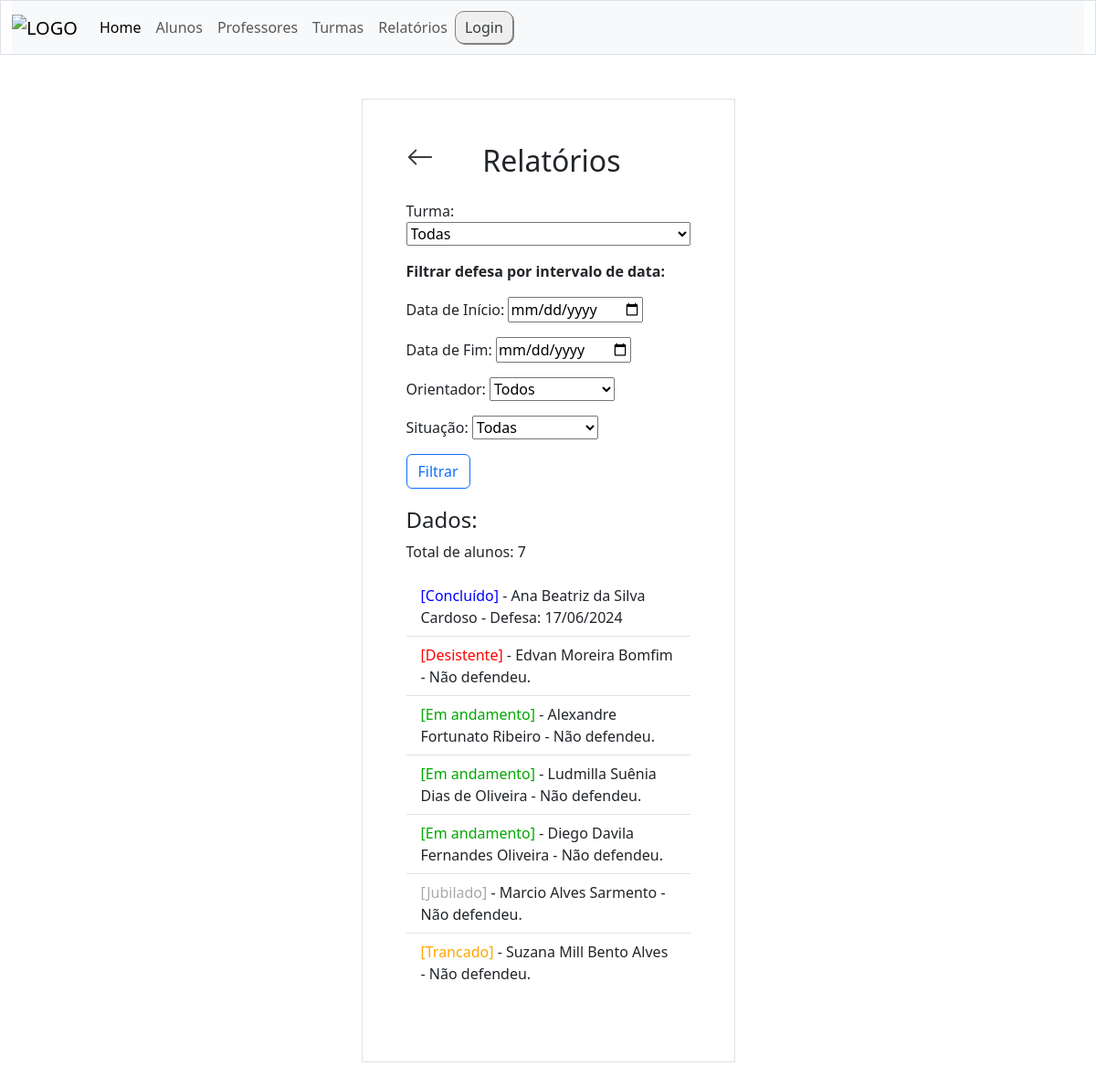
The page /relatorios/filtro/ on the database as committed earlier.
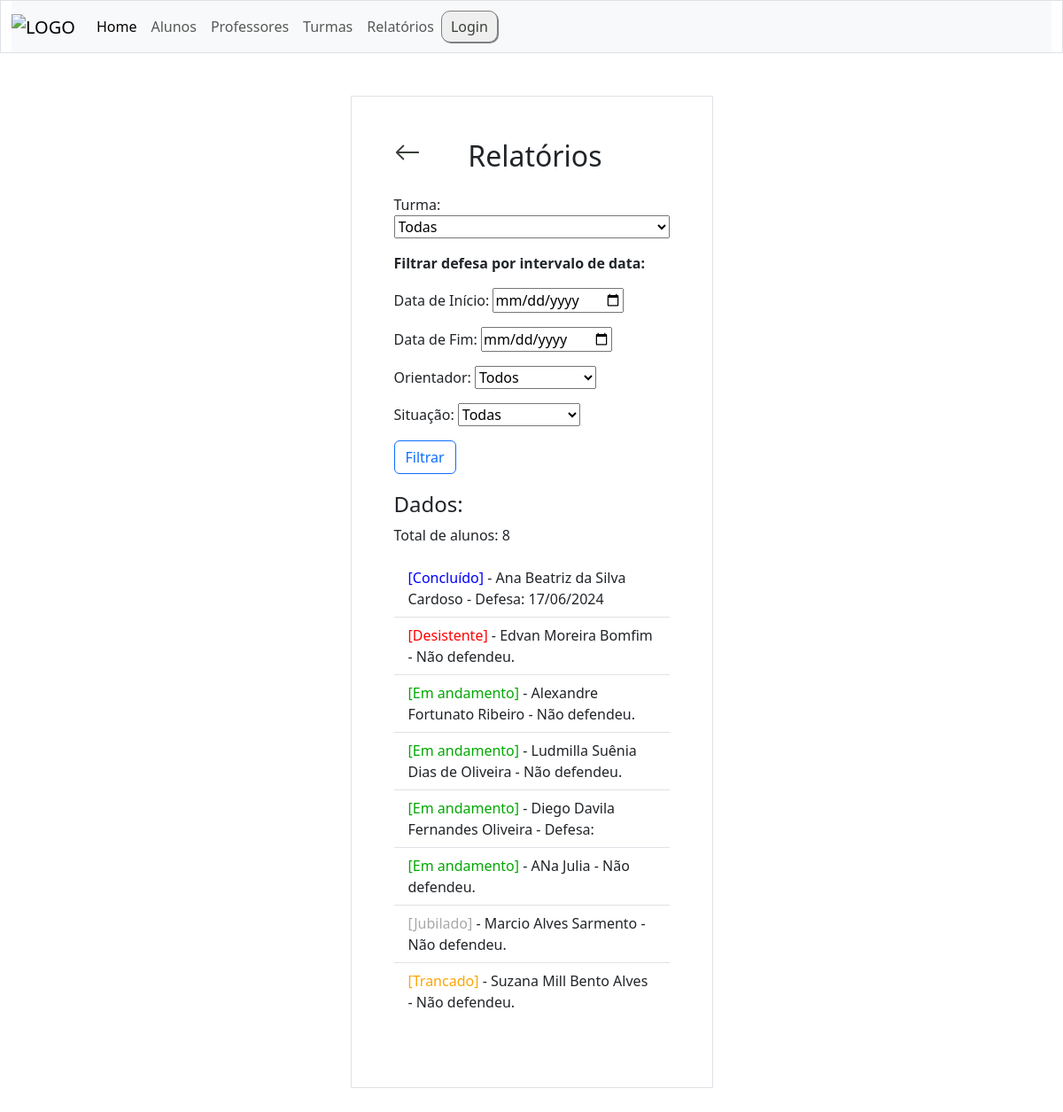
The same page on the database as committed later.
### alunos/models.py (models this page shows, shortened)
class Aluno(models.Model):
    nome = models.CharField(max_length=255)
    sobrenome = models.CharField(max_length=255)
    turma = models.ForeignKey(Turma, on_delete=models.SET_NULL, null=True)
    orientadores = models.ManyToManyField('docentes.Docente', related_name='alunos_orientados')
    defesa = models.BooleanField(blank=True)
    data_defesa = models.DateField(null=True, blank=True)
    artigo = models.CharField(max_length=255, null=True, blank=True)
    eh_bolsista = models.BooleanField(default=False, blank=True)
    nome_da_bolsa = models.CharField(max_length=30, null=True, blank=True)
    obs = models.TextField(max_length=255, blank=True)
    email = models.EmailField(max_length=255, null=True)
    matricula = models.CharField(max_length=20, null=True)
    academico = models.URLField(max_length=255, null=True, blank=True)
    SITUACAO_CHOICES = [
        ("E", "Em andamento"),
        ("J", "Jubilado"),
        ("D", "Desistência"),
        ("T", "Trancamento"),
        ("C", "Concluído"),
    ]
    situacao = models.CharField(max_length=2, choices=SITUACAO_CHOICES, default='E')
    motivo = models.TextField(null=True, blank=True)

### relatorios/views.py (the view)
# urls.py: path('relatorios/filtro/', views.filtrar_alunos, name='relatorioslist'),
def filtrar_alunos(request):
    turma_selecionada = request.GET.get('turma')
    docente_selecionado = request.GET.get('docente')
    situacao_selecionada = request.GET.get('situacao_all')
    data_inicio = request.GET.get('data_inicio')
    data_fim = request.GET.get('data_fim')
    alunos = Aluno.objects.all().order_by('situacao')
    turmas = Turma.objects.all()
    docentes = Docente.objects.all()
    situacao_all = Aluno.SITUACAO_CHOICES
    if turma_selecionada:
        alunos = alunos.filter(turma__id=turma_selecionada)
    if docente_selecionado:
        alunos = alunos.filter(orientadores__id=docente_selecionado)
    if situacao_selecionada:
        alunos = alunos.filter(situacao=situacao_selecionada)
    if data_inicio:
        try:
            data_inicio = datetime.strptime(data_inicio, '%Y-%m-%d').date()
            alunos = alunos.filter(data_defesa__gte=data_inicio)
        except ValueError:
            messages.error(request, 'Por favor, insira uma data de início válida no formato AAAA-MM-DD.')
    if data_fim:
        try:
            data_fim = datetime.strptime(data_fim, '%Y-%m-%d').date()
            alunos = alunos.filter(data_defesa__lte=data_fim)
        except ValueError:
            messages.error(request, 'Por favor, insira uma data final válida no formato AAAA-MM-DD.')
    alunos_count = alunos.count()
    contexto = {
        'alunos': alunos,
        'turmas': turmas,
        'docentes': docentes,
        'turma_selecionada': turma_selecionada,
        'docente_selecionado': docente_selecionado,
        'alunos_count': alunos_count,
        'situacao_all': situacao_all,
        'situacao_selecionada': situacao_selecionada,
        'data_inicio': data_inicio,
        'data_fim': data_fim,
    }
    return render(request, 'relatorioslist.html', contexto)

### docentes/models.py (called while the page is built)
    def __str__(self):
        return f"{self.nome} {self.sobrenome}"

### relatorios/templates/relatorioslist.html (shortened to what the changed rows need)
{% extends "master.html" %}
{% block content %}
    <div class="row">
        <div class="col">
            <div class="container p-5 my-5 border">
                <div class="row mb-4">
                    <div class="col-6">
                        <h2 class="text-center">
                            Relatórios
                        </h2>
                    </div>
                    </div>
                    {% if not messages %}
                        <div class="my-1">
                            {% if alunos %}
                                <h4>Dados:</h4>
                                <p> Total de alunos: {{ alunos_count }}
                                <ul class="list-group list-group-flush">
                                {% for aluno in alunos %}
                                    {%if aluno.situacao == 'E' %}
                                        {%if aluno.defesa %}
                                            <li class="list-group-item"><font color="01a800"> [Em andamento] </font> - {{ aluno.nome }} {{ aluno.sobrenome }} - Defesa: {{ aluno.data_defesa|date:"d/m/Y" }}
                                        {%else%}
                                            <li class="list-group-item"><font color="01a800"> [Em andamento] </font> - {{ aluno.nome }} {{ aluno.sobrenome }} - Não defendeu.</li>
                                        {%endif%}
                                    {%endif%}
                                    {%if aluno.situacao == 'J' %}
                                        {%if aluno.defesa %}
                                            <li class="list-group-item"><font color="a8a8a8"> [Jubilado] </font> - {{ aluno.nome }} {{ aluno.sobrenome }} - Defesa: {{ aluno.data_defesa|date:"d/m/Y" }}
                                        {%else%}
                                            <li class="list-group-item"><font color="a8a8a8"> [Jubilado] </font> - {{ aluno.nome }} {{ aluno.sobrenome }} - Não defendeu.</li>
                                        {%endif%}
                                    {%endif%}
                                    {%if aluno.situacao == 'D' %}
                                        {%if aluno.defesa %}
                                            <li class="list-group-item"><font color="ff0000"> [Desistente] </font> - {{ aluno.nome }} {{ aluno.sobrenome }} - Defesa: {{ aluno.data_defesa|date:"d/m/Y" }}
                                        {%else%}
                                            <li class="list-group-item"><font color="ff0000"> [Desistente] </font> - {{ aluno.nome }} {{ aluno.sobrenome }} - Não defendeu.</li>
                                        {%endif%}
                                    {%endif%}
                                    {%if aluno.situacao == 'T' %}
                                        {%if aluno.defesa %}
                                            <li class="list-group-item"><font color="ffa500"> [Trancado] </font> - {{ aluno.nome }} {{ aluno.sobrenome }} - Defesa: {{ aluno.data_defesa|date:"d/m/Y" }}
                                        {%else%}
                                            <li class="list-group-item"><font color="ffa500"> [Trancado] </font> - {{ aluno.nome }} {{ aluno.sobrenome }} - Não defendeu.</li>
                                        {%endif%}
                                    {%endif%}
                                    {%if aluno.situacao == 'C' %}
                                        {%if aluno.defesa %}
                                            <li class="list-group-item"><font color="0000ff"> [Concluído] </font> - {{ aluno.nome }} {{ aluno.sobrenome }} - Defesa: {{ aluno.data_defesa|date:"d/m/Y" }}
                                        {%else%}
                                            <li class="list-group-item"><font color="0000ff"> [Concluído] </font> - {{ aluno.nome }} {{ aluno.sobrenome }} - Não defendeu.</li>
                                        {%endif%}
                                    {%endif%}
                                {% endfor %}
                                </ul>
                            {% else %}
                                <p>Nenhum aluno encontrado.</p>
                            {% endif %}
                        </div>
                    {% endif %}
                </div>
            </div>
        </div>
{% endblock %}

Rows that differ between the two databases and show on the page:
changed Aluno "Diego": defesa "- Não defendeu." → "- Defesa:"
added Aluno: nome "ANa", sobrenome "Julia"
Other text that changed with them:
{{ alunos_count }}: "7" → "8"
